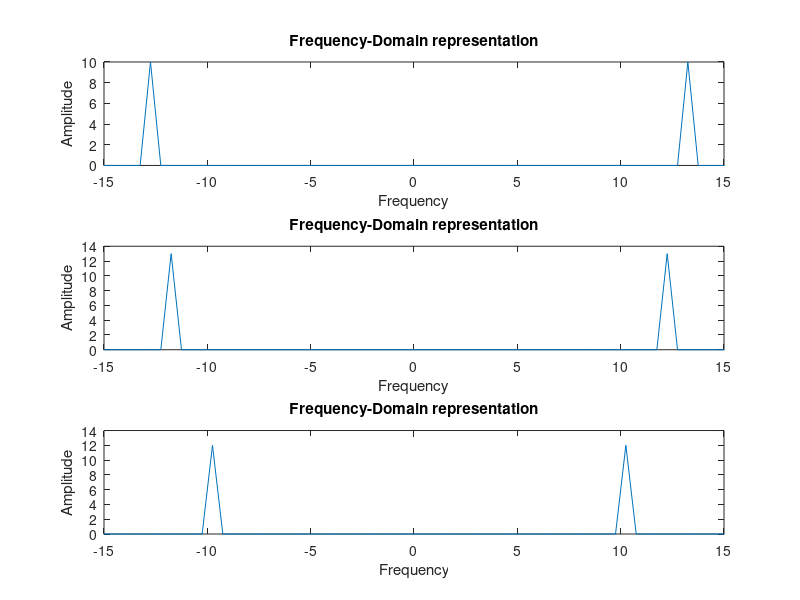

This figure's MATLAB source:
fs=5000;
t = -01:1/fs:1-1/fs;
nt=length(t);
A1= 10;
A2= 13;
A3= 12;
f1= 13;
f2= 12;
f3= 10;

s1=A1*sin((2*pi*f1*t)+pi/2);
s2=A2*cos((2*pi*f2*t)-pi/3);
s3=A3*sin((2*pi*f3*t)+pi/4);

f1_xt = abs(fftshift(fft(s1)))/(nt/2);
f2_xt = abs(fftshift(fft(s2)))/(nt/2);
f3_xt = abs(fftshift(fft(s3)))/(nt/2);
freq = linspace (-fs/2,+fs/2,nt);
subplot(3,1,1)
plot(freq,f1_xt);
xlim([-15,15]);
xlabel('Frequency')
ylabel('Amplitude')
title('Frequency-Domain representation')

subplot(3,1,2)
plot(freq,f2_xt);
xlim([-15,15]);
xlabel('Frequency')
ylabel('Amplitude')
title('Frequency-Domain representation')

subplot(3,1,3)
plot(freq,f3_xt);
xlim([-15,15]);
xlabel('Frequency')
ylabel('Amplitude')
title('Frequency-Domain representation')

